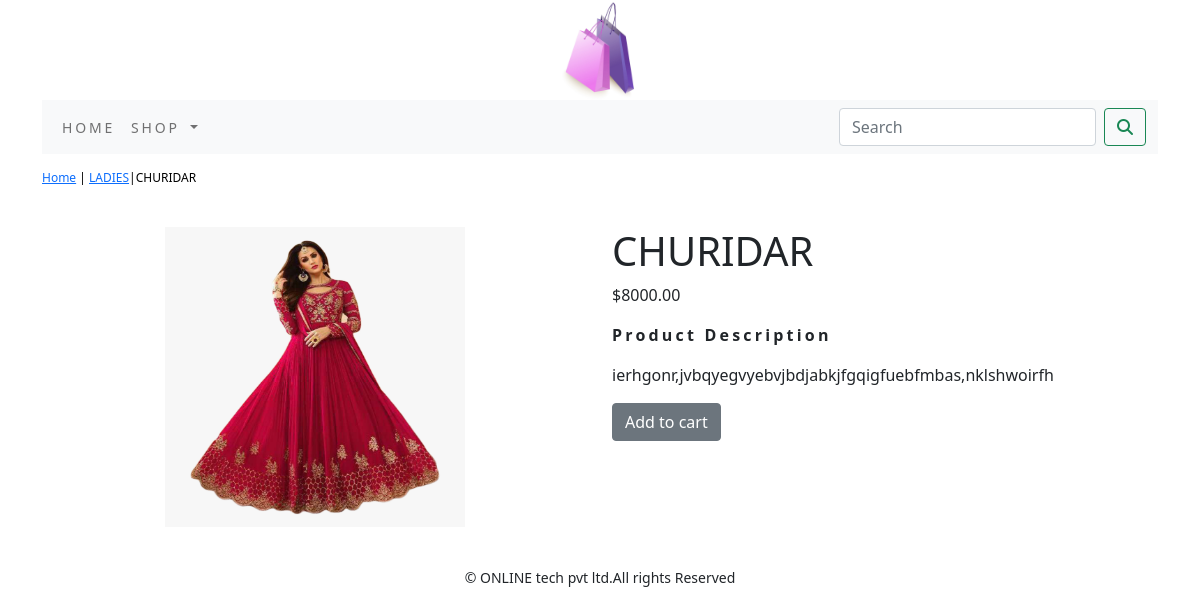
Page /shopapp/ladies/churidar/ on the committed database.
### shopapp/models.py (models this page shows, shortened)
class Product(models.Model):
    name=models.CharField(max_length=250,unique=True)
    slug=models.SlugField(max_length=250,unique=True)
    description=models.TextField(blank=True)
    price=models.DecimalField(max_digits=10,decimal_places=2)
    category=models.ForeignKey(Category,on_delete=models.CASCADE)
    image=models.ImageField(upload_to='product',blank=True)
    stock=models.IntegerField()
    available=models.BooleanField(default=True)
    created=models.DateTimeField(auto_now_add=True)
    updated=models.DateTimeField(auto_now=True)
    class Meta:
        ordering = ('name',)
        verbose_name = 'product'
        verbose_name_plural = 'products'

class Category(models.Model):
    name=models.CharField(max_length=250,unique=True)
    slug=models.SlugField(max_length=250,unique=True)
    description=models.TextField(blank=True)
    image=models.ImageField(upload_to='category',blank=True)
    class Meta:
        ordering=('name',)
        verbose_name='category'
        verbose_name_plural='categories'
    def get_url(self):
        return reverse('shopapp:products_by_category',args=[self.slug])
    def __str__(self):
        return '{}'.format(self.name)

### shopapp/views.py (the view)
# urls.py: path('<slug:c_slug>/<slug:product_slug>/', views.proDetail, name='prodCatdetail')
def proDetail(request,c_slug,product_slug):
    try:
        product=Product.objects.get(category__slug=c_slug,slug=product_slug)
    except Exception as e:
        raise e
    return render(request,'product.html',{'product':product})

### cart/context_processors.py (called while the page is built)
def counter(request):
    item_count=0
    if 'admin' in request.path:
        return {}
    else:
        try:
            cart=Cart.objects.filter(cart_id=_cart_id(request))
            cart_items=CartItem.objects.all().filter(cart=cart[:1])
            for cart_item in cart_items:
                item_count +=cart_item.quantity
        except Cart.DoesNotExist:
            item_count=0
    return dict(item_count=item_count)

### cart/views.py (called while the page is built)
def _cart_id(request):
    cart=request.session.session_key
    if not cart:
        cart=request.session.create()
    return cart

### shopapp/context_processors.py (called while the page is built)
def menu_links(request):
    links=Category.objects.all()
    return dict(links=links)

### templates/product.html (shortened to what this page needs)
{% extends 'base.html' %}
{% load static %}
{% block content %}
<div class="row my_prod_row_class">
    <div class="mx_auto">
        <p> <a href="{% url 'shopapp:allProdCat' %}">Home</a> | <a href="{{product.category.get_url}}">{{product.category}}</a>|{{product.name}}</p>
    </div>
<div class="container">
<br>
<div class="row">
    <div class="col-12 col-sm-12 col-md-12 col-lg-6 text-center">
        <div style="min-width:18rem">
            <img src="{{product.image.url}}" alt="{{product.name}}" width="300" height="300">
        </div>
    </div>
        <div class="col-12 col-sm-12 col-md-12 col-lg-6">
            <div>
                <h1 class="my_prod_title">{{product.name}}</h1>
                <p>${{product.price}}</p>
                <p class="my_title"><b>Product Description</b></p>
                <p class="text-justify my_rod_text">{{product.description}}</p>
                {% if product.stock <= 0 %}
                <p class="text-justify my_prod_text"><b>Out of stock</b></p>
                {% else %}
                <a class="btn btn-secondary" href="{% url 'cart:add_cart' product.id %}">Add to cart</a>
                {% endif %}
            </div>
</div>
</div>
</div>
</div>
{% endblock %}

### static/css/custom.css (style rules this page uses)
body { font-family: 'Roboto', sans-serif; }
.my_title { font-size:16px; text_transform:uppercase; letter-spacing:.2em; }
.my_prod_row_class { padding-top:15px; padding-bottom:20px; }
.my_prod_row_class .mx_auto { color:#000; font-size:12px; text-decoration:none; }

### rows in the picture
Product: category "LADIES", name "CHURIDAR", image (picture), price "8000.00", description "ierhgonr,jvbqyegvyebvjbdjabkjfgqigfuebfmbas,nklshwoirfh"
